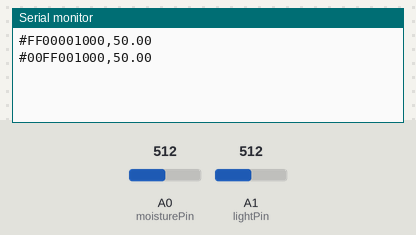
Bench run of a sketch on a simulated Arduino Uno, built with avr-gcc and run on an emulated ATmega328P. Parts: the last lines printed to the serial monitor. The inputs (shaded band) are chosen by the test bench; at power-on: A0 (moisturePin) = 512, A1 (lightPin) = 512.

Above: at 1.2 s.
1.3 s: A0 (moisturePin) set to 111
At 2.4 s:
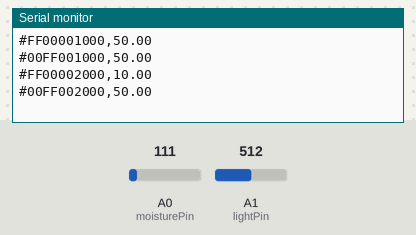
2.8 s: A0 (moisturePin) set to 89
At 3.6 s:
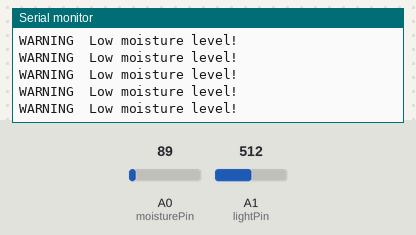
4.6 s: A1 (lightPin) set to 107
7.6 s: A1 (lightPin) set to 96
Timing chart, 0 to 10.6 s (numbered marks = the images above; inputs shaded):
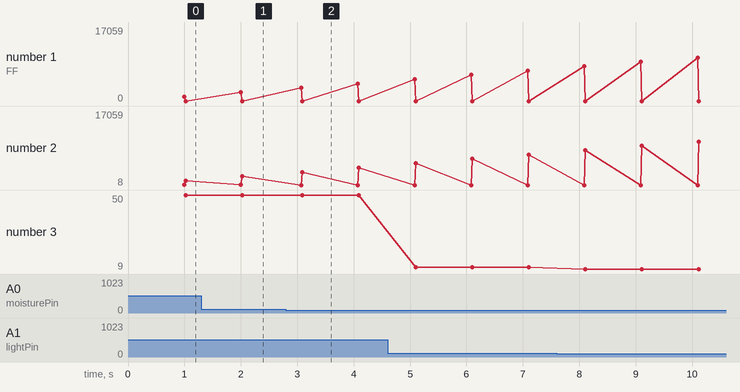

Measured:
- the behaviour switches between 100 and 99 on A0 (moisturePin) (found by bisection; images 1 and 2)
- after the input at 1.3 s, the serial monitor: prints a new line after 0.70 s (image 1)
- after the input at 2.8 s, the serial monitor: prints a new line at once (image 2)
- plotted number 2: 2000 → 4006 after the input at 2.8 s, 7018 → 17059 after the input at 7.6 s
- plotted number 3: 10 → 9 after the input at 7.6 s

The sketch:

sketch_230526a.ino
```cpp
const int moisturePin = A0;      // Analog input pin for moisture sensor
const int lightPin = A1;         // Analog input pin for light sensor

// Constants
const int moistureThreshold = 100;  // Threshold value for moisture level
const int yRange = 100;            // Desired y-axis range

unsigned long previousTime = 0;    // Variable to store the previous time

void setup() {
  Serial.begin(9600);             // Initialize serial communication
  pinMode(moisturePin, INPUT);    // Set moisture pin as input
  pinMode(lightPin, INPUT);       // Set light pin as input
}

void loop() {
  // Read sensor values
  int moistureValue = analogRead(moisturePin);
  int lightValue = analogRead(lightPin);

  // Convert sensor values to actual measurements
  float moisturePercentage = map(moistureValue, 0, 1023, 0, yRange);
  float scaledLightValue = map(lightValue, 0, 1023, 0, yRange);

  // Get current time
  unsigned long currentTime = millis();

  // Check if it's time to send the data
  if (currentTime - previousTime >= 1000) {  // Send data every 1 second (adjust as needed)
    // Print color, timestamp, and sensor readings
    Serial.print("#FF0000");   // Red color for moisture graph
    Serial.print(currentTime);
    Serial.print(",");
    Serial.print(moisturePercentage);
    Serial.println();

    Serial.print("#00FF00");   // Green color for light graph
    Serial.print(currentTime);
    Serial.print(",");
    Serial.print(scaledLightValue);
    Serial.println();

    // Update previous time
    previousTime = currentTime;
  }

  // Check moisture level
  if (moistureValue < moistureThreshold) {
    Serial.println("WARNING\tLow moisture level!");
    // Add your desired action here, such as activating a water pump
  }
}
```
